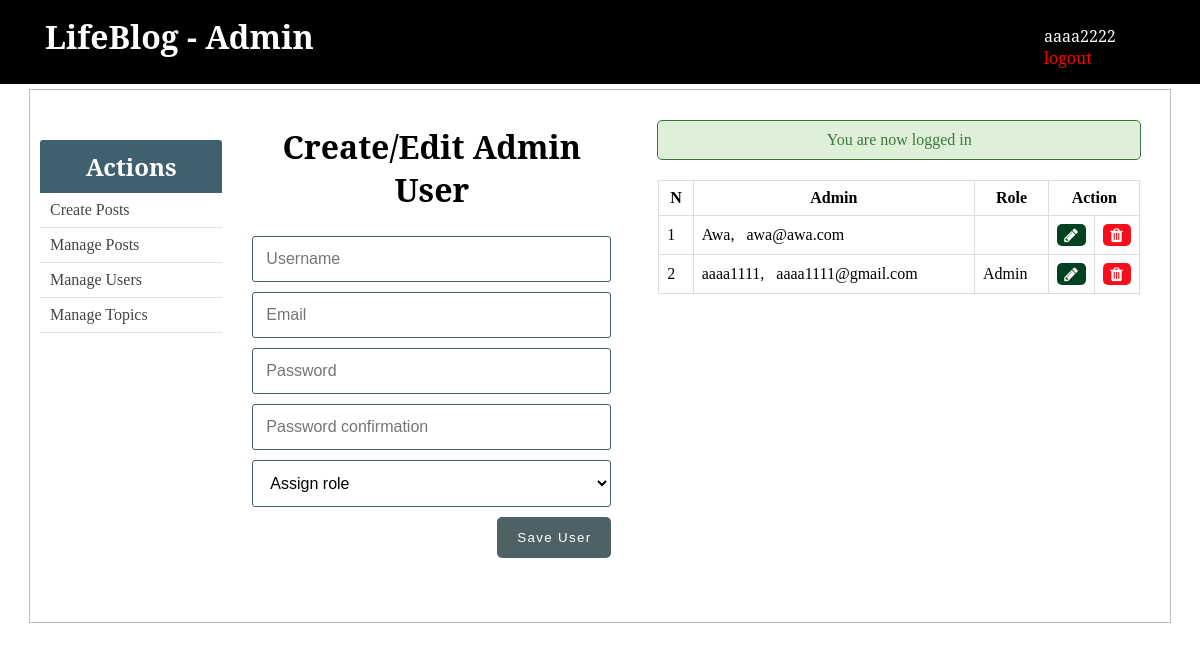
/admin/users.php (signed in), run on the app's committed database.
### tables this page shows
CREATE TABLE `users` (
  `id` int(11) NOT NULL,
  `username` varchar(255) NOT NULL,
  `email` varchar(255) NOT NULL,
  `role` enum('Author','Admin') DEFAULT NULL,
  `password` varchar(255) NOT NULL,
  `created_at` timestamp NULL DEFAULT CURRENT_TIMESTAMP,
  `updated_at` timestamp NULL DEFAULT NULL
);

### admin/includes/admin_functions.php (called while the page is built, shortened)
<?php
$isEditingUser = false;
$username = "";
$email = "";
function getAdminUsers(){
	global $conn, $roles;
	$sql = "SELECT * FROM users WHERE role IS NOT NULL";
	$result = mysqli_query($conn, $sql);
	$users = mysqli_fetch_all($result, MYSQLI_ASSOC);
	return $users;
}
?>

### admin/users.php (the view, shortened to what this page needs)
<?php  include('../config.php'); ?>
<?php  include(ROOT_PATH . '/admin/includes/admin_functions.php'); ?>
<?php
	$admins = getAdminUsers();
?>
<?php include(ROOT_PATH . '/admin/includes/head_section.php'); ?>
</head>
<body>
	<?php include(ROOT_PATH . '/admin/includes/navbar.php') ?>
	<div class="container content">
		<?php include(ROOT_PATH . '/admin/includes/menu.php') ?>
		<div class="action">
			<h1 class="page-title">Create/Edit Admin User</h1>
			<form method="post" action="<?php echo BASE_URL . 'admin/users.php'; ?>" >
				<input type="text" name="username" value="<?php echo $username; ?>" placeholder="Username">
				<input type="email" name="email" value="<?php echo $email ?>" placeholder="Email">
				<input type="password" name="password" placeholder="Password">
				<input type="password" name="passwordConfirmation" placeholder="Password confirmation">
				<select name="role">
					<option value="" selected disabled>Assign role</option>
				</select>
				<?php if ($isEditingUser === true): ?>
					<button type="submit" class="btn" name="update_admin">UPDATE</button>
				<?php else: ?>
					<button type="submit" class="btn" name="create_admin">Save User</button>
				<?php endif ?>
			</form>
		</div>
		<div class="table-div">
			<?php include(ROOT_PATH . '/includes/messages.php') ?>
			<?php if (empty($admins)): ?>
				<h1>No admins in the database.</h1>
			<?php else: ?>
				<table class="table">
					<thead>
						<th>N</th>
						<th>Admin</th>
						<th>Role</th>
						<th colspan="2">Action</th>
					</thead>
					<tbody>
					<?php foreach ($admins as $key => $admin): ?>
						<tr>
							<td><?php echo $key + 1; ?></td>
							<td>
								<?php echo $admin['username']; ?>, &nbsp;
								<?php echo $admin['email']; ?>
							</td>
							<td><?php echo $admin['role']; ?></td>
							<td>
								<a class="fa fa-pencil btn edit"
									href="users.php?edit-admin=<?php echo $admin['id'] ?>">
								</a>
							</td>
							<td>
								<a class="fa fa-trash btn delete"
								    href="users.php?delete-admin=<?php echo $admin['id'] ?>">
								</a>
							</td>
						</tr>
					<?php endforeach ?>
					</tbody>
				</table>
			<?php endif ?>
		</div>
	</div>
</body>
</html>

### css/admin_styling.css (style rules this page uses)
* { margin: 0px; padding: 0px; }
a { text-decoration: none; }
h1, h2, h3, h4, h5, h6 { font-family: 'Noto Serif', serif; }
form { width: 60%; margin: 5px auto; padding-bottom: 50px; }
form input[type=file], input[type=email], input[type=password], input[type=text], form select, form textarea { width: 100%; display: block; padding: 13px 13px; font-size: 1em; margin: 5px auto 10px; border-radius: 3px; box-sizing : border-box; background: transparent; border: 1px solid #3E606F; }
form button { float: right; margin-left: 24%; }
table { border-collapse: collapse; width: 70%; margin: 20px auto; }
th, td { padding: 8px; text-align: left; border: 1px solid #ddd; }
th { text-align: center; }
.btn { color: white; background: #4E6166; text-align: center; border: none; border-radius: 5px; display: block; letter-spacing: .1em; padding: 13px 20px; text-decoration: none; }
.container { width: 95%; margin: 5px auto 50px; border: 1px solid #BFBCB3; padding: 10px 0px 50px; }
.container:after { content: ""; display: block; clear: both; }
.container.content .action { width: 35%; float: left; text-align: center; }
.container.content .action form { width: 90%; }
.container.content .action .page-title { margin: 25px; }
.table-div { float: left; width: 47%; }
.table-div table { width: 90%; }
.table-div a.fa { color: white; padding: 3px; }
.table-div .edit { background: #004220; }
.table-div .delete { background: #F70E1A; }

### data on the page
users: username "Awa", email "awa@awa.com"
users: username "aaaa1111", email "aaaa1111@gmail.com", role "Admin"

### other printed values
$_SESSION['user']['username'] "aaaa2222"
$_SESSION['message'] "You are now logged in"
